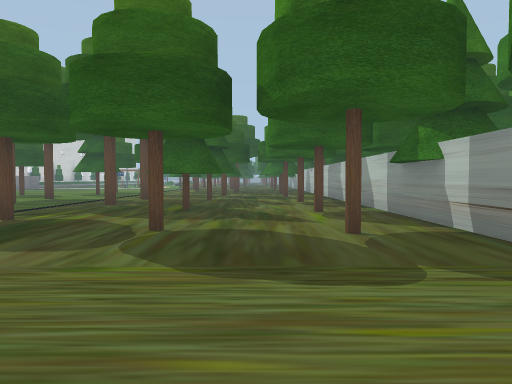
View 1 (above)

16 first-person views from a walk through a level from a Godot 3-D game. The camera is 1.2 m above the floor, tilts 2° down and sees 70° across. The floor is counted in squares, 2 m on a side. Each view is taken from the middle of a square. On the plan, view 1 faces up. The plan holds only what a view shows up to about 10 squares ahead; the rest is blank. The place goes on beyond the plan.

View 2
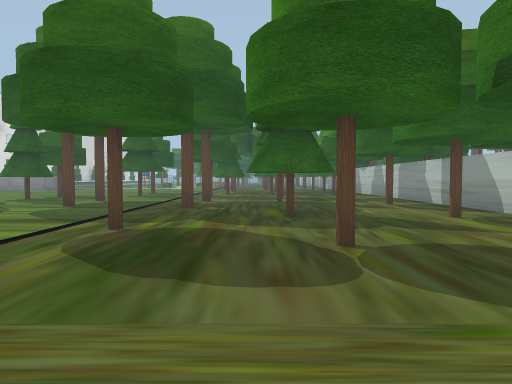

View 3
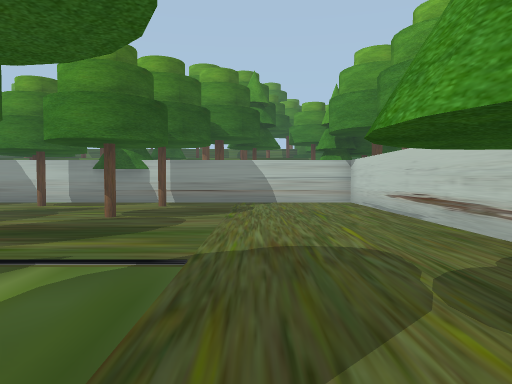

View 4
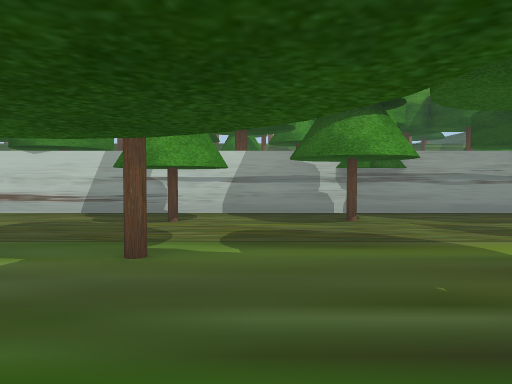

View 5
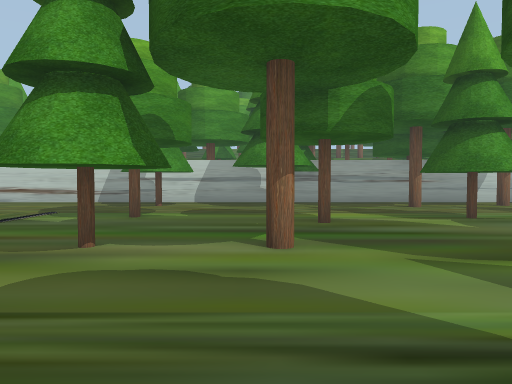

View 6
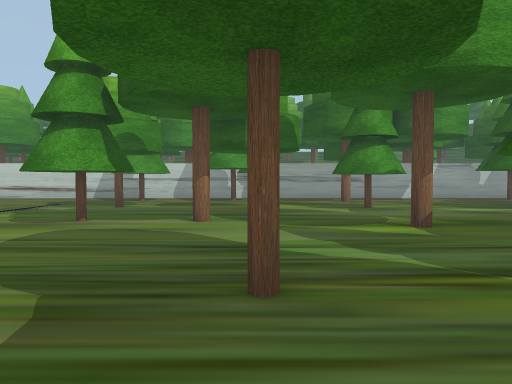

View 7
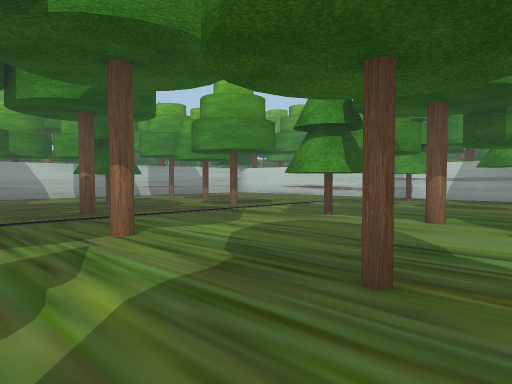

View 8
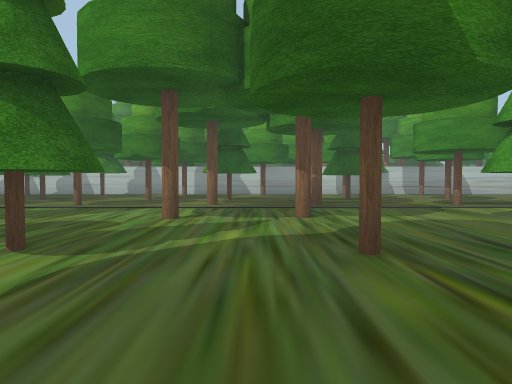

View 9
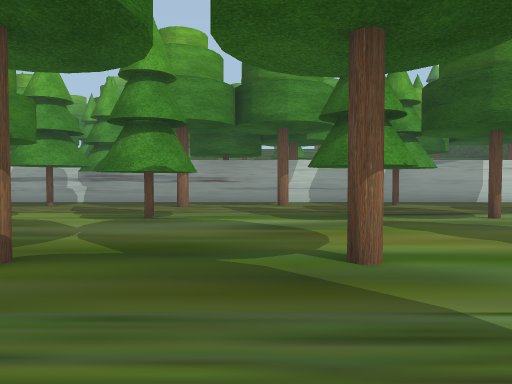

View 10
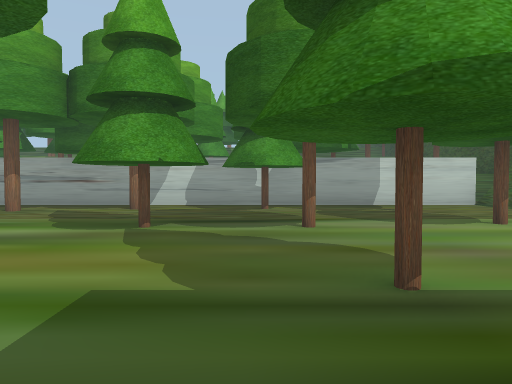

View 11
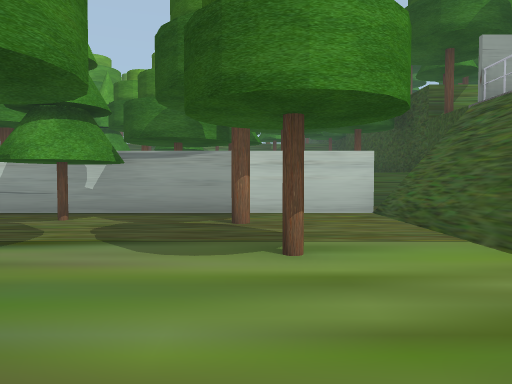

View 12
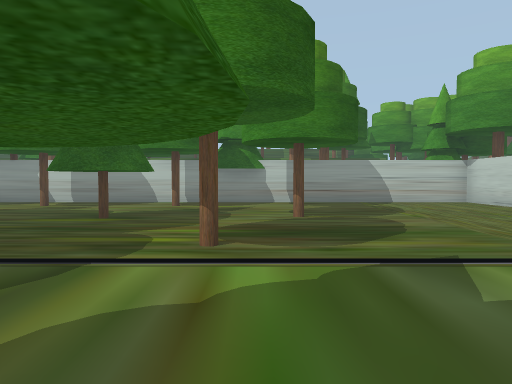

View 13
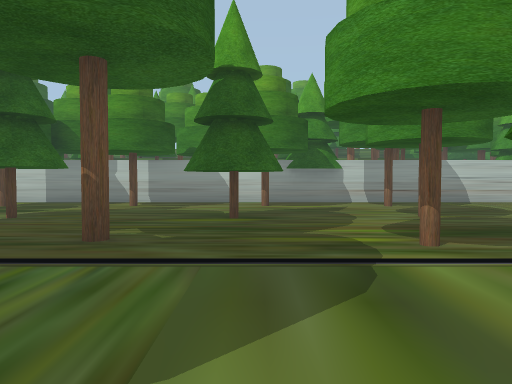

View 14
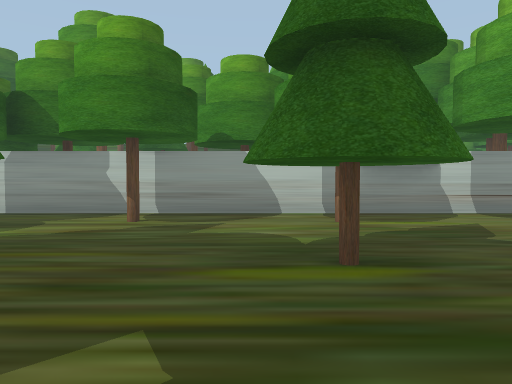

View 15
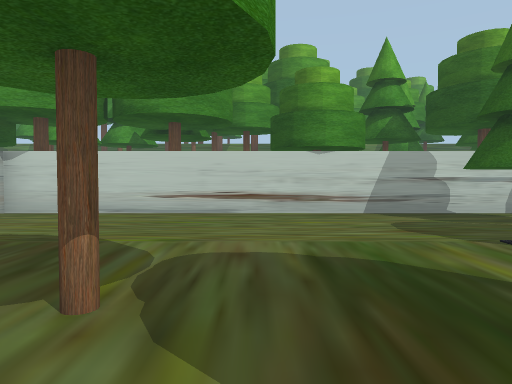

View 16
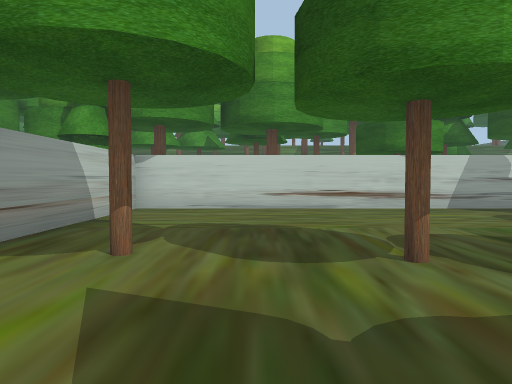

### Floor plan
Key: @ floor where view 1 was taken; # wall or solid block; . floor.
Columns run from 21 left of view 1 to 3 right of it. Each row starts with its distance up from view 1.
 11           ........#.....#
 10          .............#.#
  9         . ..#..#..#.....#
  8      . .................#
  7     ................#.#.#
  6   ..#..#..#..#.#........#
  5  ................#......#
  4 ............#.......#.#.#
  3 ..#.#.#...#....#........#
  2 ........................#
  1 ..#..#.#..#..#.#........#
  0 .....................@.##
 -1 ########################

Positions as (right, up) in squares from view 1, and headings:
1: (0, 0), facing up
2: (-2, 1), facing up
3: (-7, 2), facing right
4: (-7, 6), facing down
5: (-8, 9), facing down
6: (-9, 11), facing down
7: (-10, 11), facing down-right
8: (-12, 10), facing right
9: (-13, 9), facing down
10: (-16, 8), facing down
11: (-19, 6), facing down
12: (-7, 5), facing right
13: (-7, 7), facing right
14: (-4, 8), facing right
15: (-2, 6), facing down
16: (0, 7), facing down
